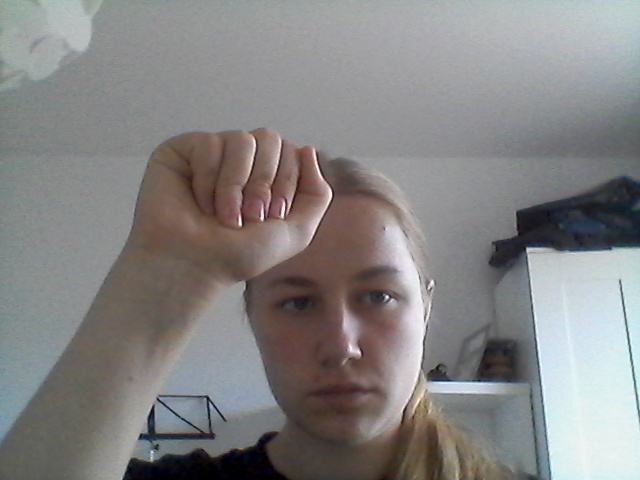
#> input picture data/train/fist/fist_train_000.jpg, 640 x 480 px; its folder holds only this picture in this run
$ python prepare_data.py
#> lines starting #> are read from the running program, lines starting #| are printed output that depends on the picture
import os
import cv2
import numpy as np
import matplotlib.pyplot as plt

# Konstanten
ROOT = "data"
CLASSES = ["fist", "hand_open", "peace", "thumbs_up"]
IMG_SIZE = 64  # Alle Bilder auf 64x64 Pixel verkleinern

def load_images_from_folder(folder_path, class_name, class_index):
    """lädt alle Bilder aus einem Ordner"""
#> called with folder_path = 'data/train/fist', class_name = 'fist', class_index = 0
    images = []
    labels = []

    print(f"Lade Bilder aus: {folder_path}")

    image_files = [f for f in os.listdir(folder_path) if f.endswith('.jpg')]

    for filename in image_files:
        filepath = os.path.join(folder_path, filename)

        img = cv2.imread(filepath)
#> img is the input picture: shape (480, 640, 3); mean B, G, R 131.5, 131.9, 133.3
        img_resized = cv2.resize(img, (IMG_SIZE, IMG_SIZE))
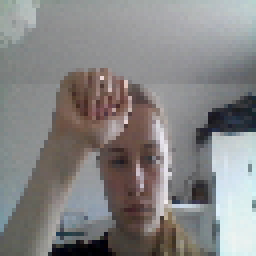
#> img_resized: shape (64, 64, 3) (shown 4 times larger); mean B, G, R 131.5, 131.9, 133.3
        #von BGR (OpenCV) zu RGB
        img_rgb= cv2.cvtColor(img_resized, cv2.COLOR_BGR2RGB)
        img_normalized = img_rgb.astype(np.float32) / 255.0
        images.append(img_normalized)
        labels.append(class_index)

    print(f"  → {len(images)} Bilder geladen für {class_name}")
#|   → 1 Bilder geladen für fist
    return images, labels

def load_all_data():
    """Lädt alle Trainings- und Validierungsdaten"""

    all_train_images = []
    all_train_labels = []
    all_val_images = []
    all_val_labels = []

    print("=== Lade alle Trainingsdaten ===")

    # Für jede Klasse (fist=0, hand_open=1, peace=2, thumbs_up=3)
    for class_index, class_name in enumerate(CLASSES):

        # Trainingsdaten laden
        train_folder = os.path.join(ROOT, "train", class_name)
        if os.path.exists(train_folder):
            train_imgs, train_lbls = load_images_from_folder(train_folder, class_name, class_index)
#> train_imgs = 1 item; train_lbls = [0]
            all_train_images.extend(train_imgs)
            all_train_labels.extend(train_lbls)
        else:
            print(f"Warnung: Ordner {train_folder} nicht gefunden")

        # Validierungsdaten laden
        val_folder = os.path.join(ROOT, "val", class_name)
        if os.path.exists(val_folder):
            val_imgs, val_lbls = load_images_from_folder(val_folder, class_name, class_index)
#|   → 1 Bilder geladen für fist
#> val_imgs = 1 item; val_lbls = [0]
            all_val_images.extend(val_imgs)
            all_val_labels.extend(val_lbls)
        else:
            print(f"Warnung: Ordner {val_folder} nicht gefunden")
#> pass 2 of the loop in load_all_data, `for class_index, class_name in enumerate(CLASSES):`:
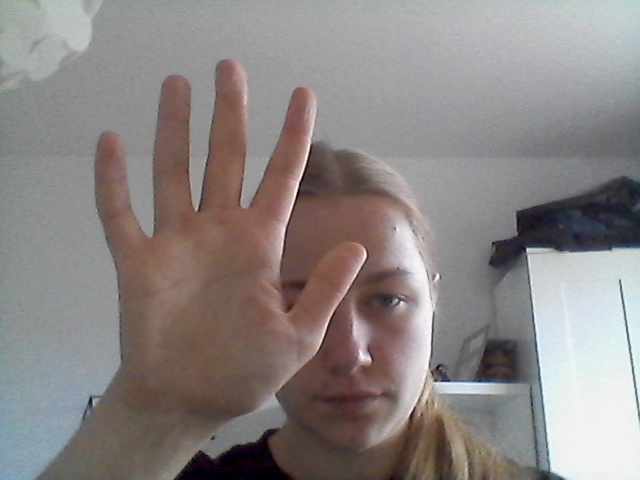
#> input picture data/train/hand_open/hand_open_train_000.jpg, 640 x 480 px
#> in load_images_from_folder, img is the input picture: shape (480, 640, 3); mean B, G, R 131.4, 132.9, 139
#> in load_images_from_folder (call 3), `img_resized = cv2.resize(img, (IMG_SIZE, IMG_SIZE))`:
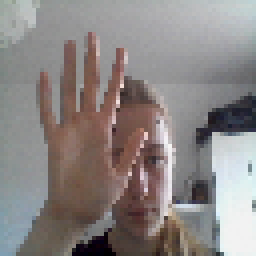
#> img_resized: shape (64, 64, 3) (shown 4 times larger); mean B, G, R 131.5, 132.9, 139.1
#|   → 1 Bilder geladen für hand_open
#> train_lbls = [1]
#|   → 1 Bilder geladen für hand_open

    # Listen zu NumPy Arrays konvertieren
    X_train = np.array(all_train_images)
    y_train = np.array(all_train_labels)
    X_val = np.array(all_val_images)
    y_val = np.array(all_val_labels)

    print(f"Training: {X_train.shape[0]} Bilder, Shape: {X_train.shape}")
#| Training: 2 Bilder, Shape: (2, 64, 64, 3)
    print(f"Validierung: {X_val.shape[0]} Bilder, Shape: {X_val.shape}")
#| Validierung: 2 Bilder, Shape: (2, 64, 64, 3)
    print(f"Klassen: {len(CLASSES)} → {CLASSES}")

    return X_train, y_train, X_val, y_val

def show_sample_images(X_train, y_train):
    """Zeigt Beispielbilder aus jeder Klasse"""

    plt.figure(figsize=(12, 8))

    for class_idx in range(len(CLASSES)):
        # Erstes Bild dieser Klasse finden
        class_indices = np.where(y_train == class_idx)[0]

        if len(class_indices) > 0:
            img = X_train[class_indices[0]]

            plt.subplot(2, 2, class_idx + 1)
            plt.imshow(img)
            plt.title(f"Klasse {class_idx}: {CLASSES[class_idx]}")
            plt.axis('off')

    plt.tight_layout()
    plt.show()
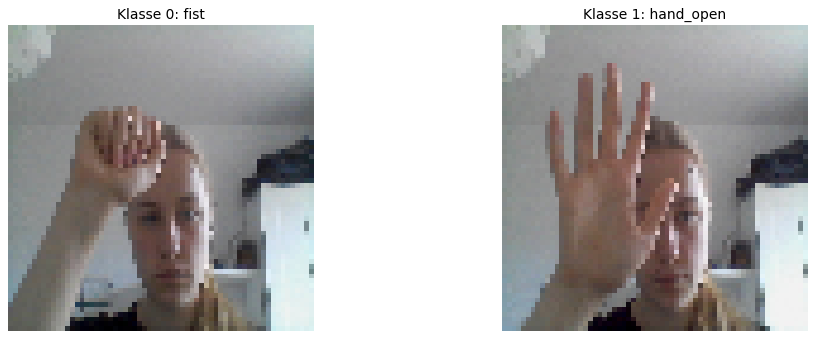
#> figure drawn by matplotlib, 2 panels


if __name__ == "__main__":
    # Daten laden
    X_train, y_train, X_val, y_val = load_all_data()

    # Beispielbilder anzeigen
    if len(X_train) > 0:
        show_sample_images(X_train, y_train)
    else:
        print("Keine Trainingsdaten gefunden!")
